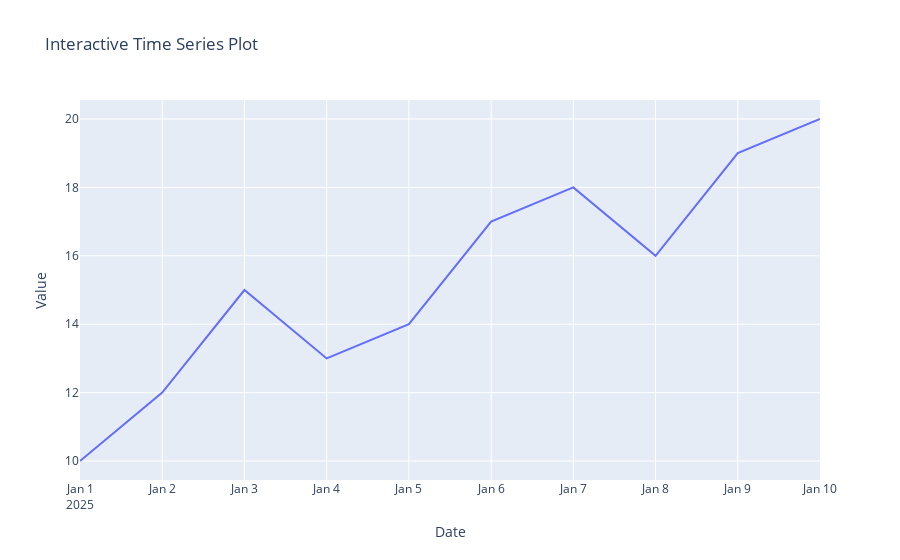

Source (notebook cell):
### Code cell
## Demo plotly plot for understanding

# Example data
dates = pd.date_range('2025-01-01', periods=10)
values = [10, 12, 15, 13, 14, 17, 18, 16, 19, 20]

df = pd.DataFrame({'Date': dates, 'Value': values})

# Create interactive plot
fig = px.line(df, x='Date', y='Value', title='Interactive Time Series Plot')
fig.show()

### Figure 1 — Plotly figure (JSON) as saved in the notebook; plotly's stock layout.template omitted (floating-point values rounded to 4 significant figures)
{"data": [{"hovertemplate": "Date=%{x}<br>Value=%{y}<extra></extra>", "legendgroup": "", "line": {"color": "#636efa", "dash": "solid"}, "marker": {"symbol": "circle"}, "mode": "lines", "name": "", "orientation": "v", "showlegend": false, "type": "scatter", "x": ["2025-01-01T00:00:00", "2025-01-02T00:00:00", "2025-01-03T00:00:00", "2025-01-04T00:00:00", "2025-01-05T00:00:00", "2025-01-06T00:00:00", "2025-01-07T00:00:00", "2025-01-08T00:00:00", "2025-01-09T00:00:00", "2025-01-10T00:00:00"], "xaxis": "x", "y": [10, 12, 15, 13, 14, 17, 18, 16, 19, 20], "yaxis": "y"}], "layout": {"legend": {"tracegroupgap": 0}, "title": {"text": "Interactive Time Series Plot"}, "xaxis": {"anchor": "y", "domain": [0, 1], "title": {"text": "Date"}}, "yaxis": {"anchor": "x", "domain": [0, 1], "title": {"text": "Value"}}}}
